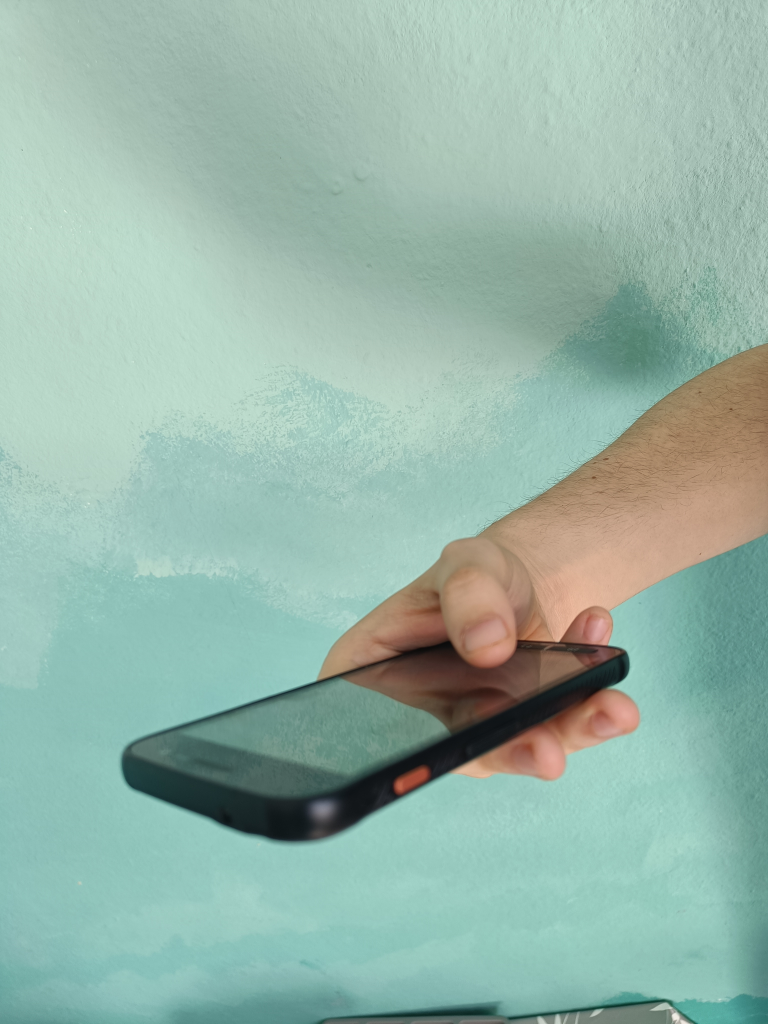
#> input picture assets/test/test2.jpg, 3072 x 4096 px, found by its file name (shown at 1/4 size)
$ python lines_edges-frame.py
#> lines starting #> are read from the running program, lines starting #| are printed output that depends on the picture; after the words box and inside, x2 and y2 are one past the last pixel; in counts of white or black regions, pixels touching at a corner belong together
# Chang of line_edges-video.py to test one frame instead.

import cv2
import numpy as np

# Read gray image
test = cv2.imread("../assets/test/test2.jpg")
#> test is the input picture: shape (4096, 3072, 3); mean B, G, R 168.9, 181.3, 151.2
test = cv2.resize(test, (1000, 1000))
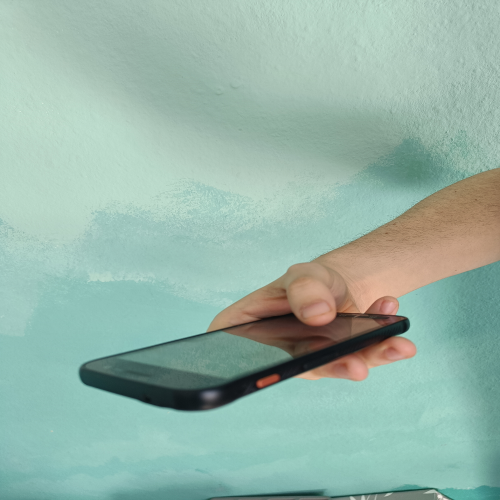
#> test: shape (1000, 1000, 3) (shown at 1/2 size); mean B, G, R 168.8, 181.2, 151.1
img = cv2.cvtColor(test, cv2.COLOR_BGR2GRAY)
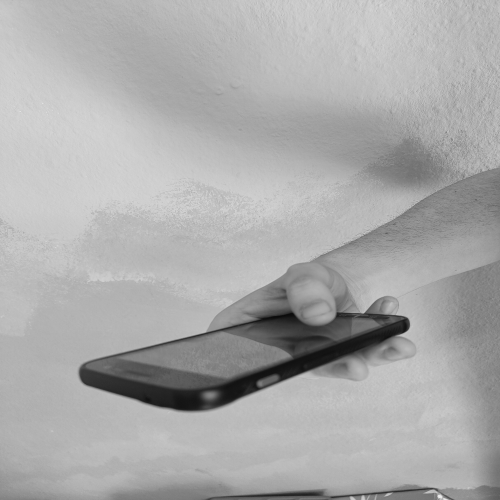
#> img: shape (1000, 1000) (shown at 1/2 size); min 9, max 246, mean 170.8
scale_percent = 60
width = int(img.shape[1] * scale_percent / 100)
#> width = 600
height = int(img.shape[0] * scale_percent / 100)
#> height = 600
dim = (width, height)
#> dim = (600, 600)
test = cv2.resize(test, dim, interpolation=cv2.INTER_AREA)
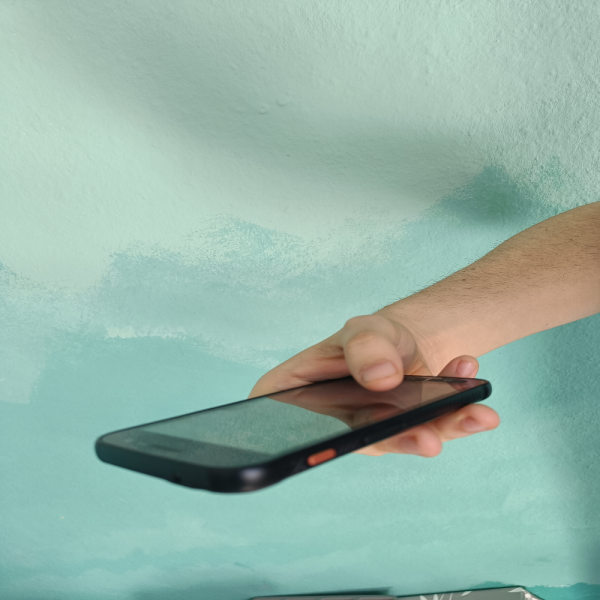
#> test: shape (600, 600, 3); mean B, G, R 168.8, 181.2, 151.1
img = cv2.resize(img, dim, interpolation=cv2.INTER_AREA)
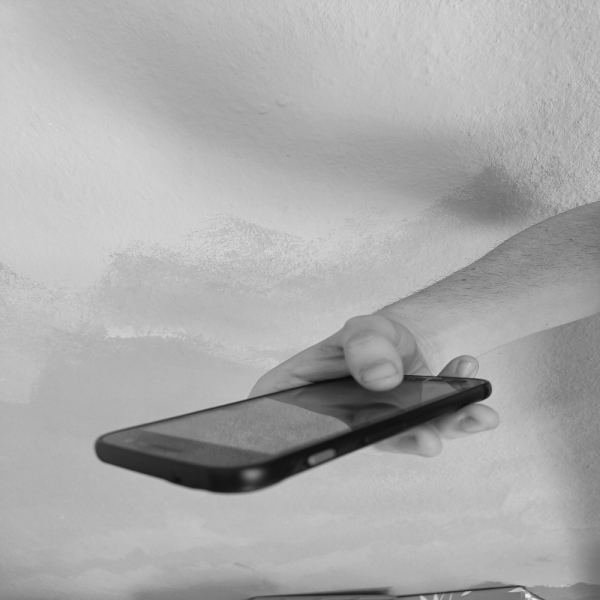
#> img: shape (600, 600); min 11, max 238, mean 170.8
edges = cv2.Canny(img, 50, 120)
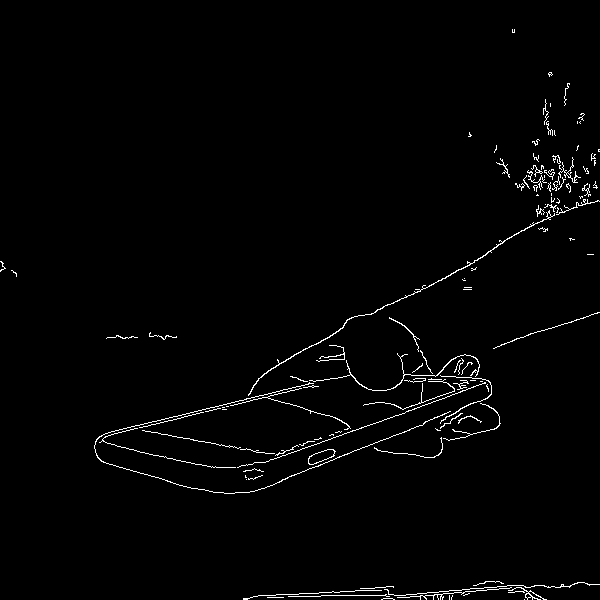
#> edges: shape (600, 600); 1.5% white in thin lines or dots

lines = cv2.HoughLinesP(edges, rho=1,
                        theta=np.pi / 180.0,
                        threshold=20,
                        minLineLength=20,
                        maxLineGap=5)
#> lines = 65 rows, first 6: [155, 424, 313, 385], [279, 363, 338, 331], [265, 462, 399, 414], [329, 595, 393, 594], [446, 593, 509, 588], [253, 491, 396, 434]
for line in lines:
    x1, y1, x2, y2 = line[0]
    cv2.line(test, (x1, y1), (x2, y2), (0, 255, 255), 5)
#> this loop made 65 passes
#> (x1, y1, x2, y2) on passes 1 to 12: (155, 424, 313, 385), (279, 363, 338, 331), (265, 462, 399, 414), (329, 595, 393, 594), (446, 593, 509, 588), (253, 491, 396, 434), (111, 444, 202, 465), (544, 330, 597, 313), (101, 435, 330, 378), (403, 409, 465, 387), (399, 597, 441, 595), (299, 593, 339, 592)
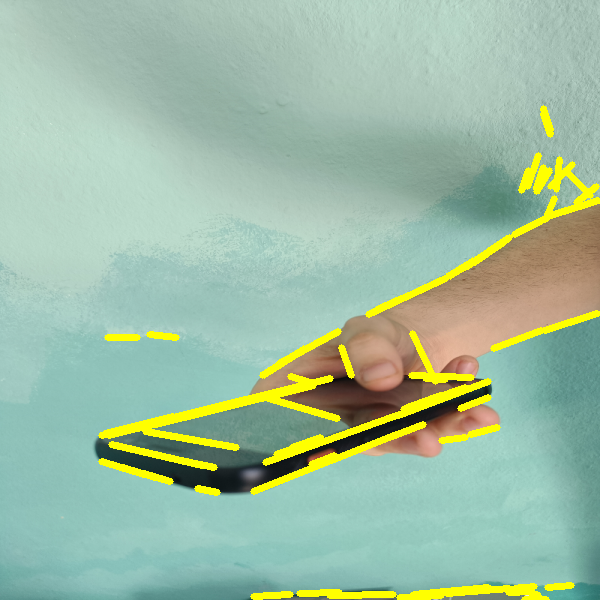
#> test: shape (600, 600, 3); 5.18% of pixels changed, all inside (x1, y1, x2, y2) = (98, 105, 600, 600)

cv2.imshow("edges", edges)
cv2.imshow("lines", test)

lsd = cv2.createLineSegmentDetector(0)

leno = []
lines = lsd.detect(edges)[0]
#> lines = 174 rows, first 6: [345, 358.2, 344, 346.9], [392, 585.6, 243.1, 596.1], [545.9, 109.4, 546.1, 99.36], [598.1, 583.1, 574.4, 580.7], [544.4, 587.7, 569.4, 587.2], [258.8, 377.1, 344.3, 328]

# [7 lines of commented-out code are left out]

drawn_img = lsd.drawSegments(img, lines)
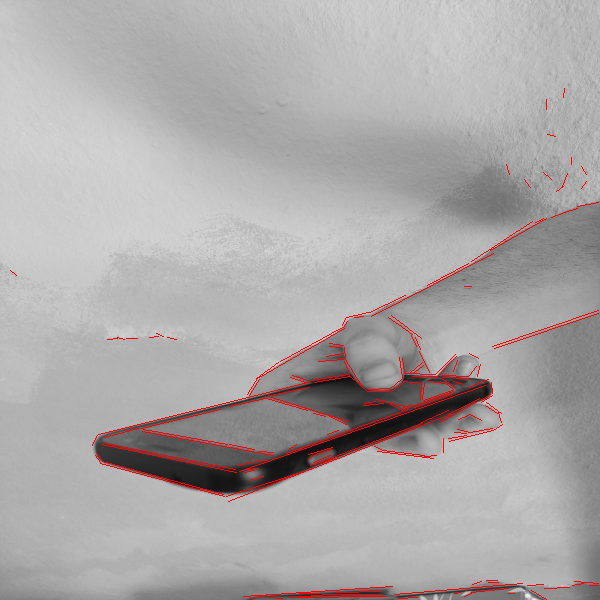
#> drawn_img: shape (600, 600, 3); mean of channels 0, 1, 2 169.1, 169.1, 173; drawn as B, G, R

cv2.imshow("LSD", drawn_img)
cv2.waitKey(0)

$ run again, with assets/test/test3.jpg copied over assets/test/test2.jpg
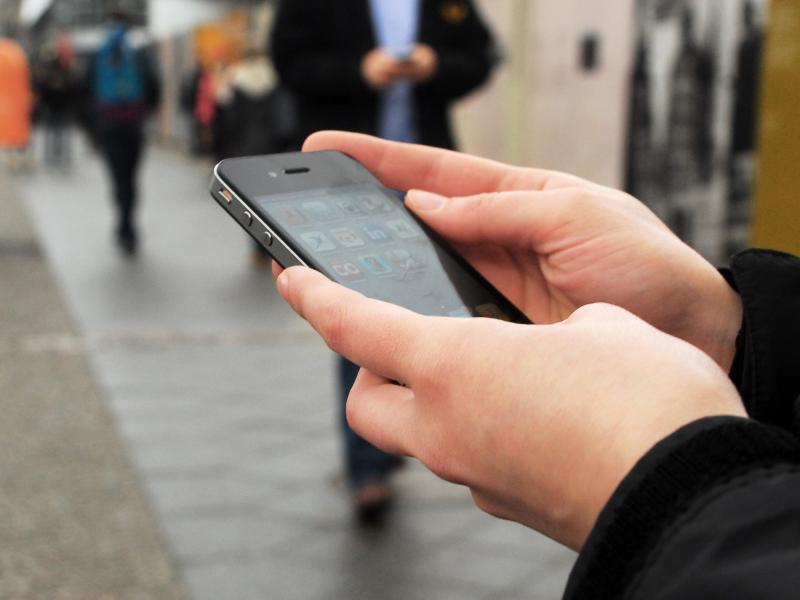
#> input picture assets/test/test3.jpg, 800 x 600 px, found by its file name
#> test is the input picture: shape (600, 800, 3); mean B, G, R 111, 121.2, 135.4
#> edges: shape (600, 600); 2% white in thin lines or dots
#> `lines = cv2.HoughLinesP(edges, rho=1, theta=np.pi / 180.0, threshold=2..`: lines = 87 rows, first 6: [338, 245, 402, 324], [171, 185, 232, 268], [328, 244, 358, 282], [293, 189, 325, 245], [161, 166, 237, 267], [467, 170, 469, 135]
#> the loop `for line in lines:` made 87 passes
#> after the loop `for line in lines:`:
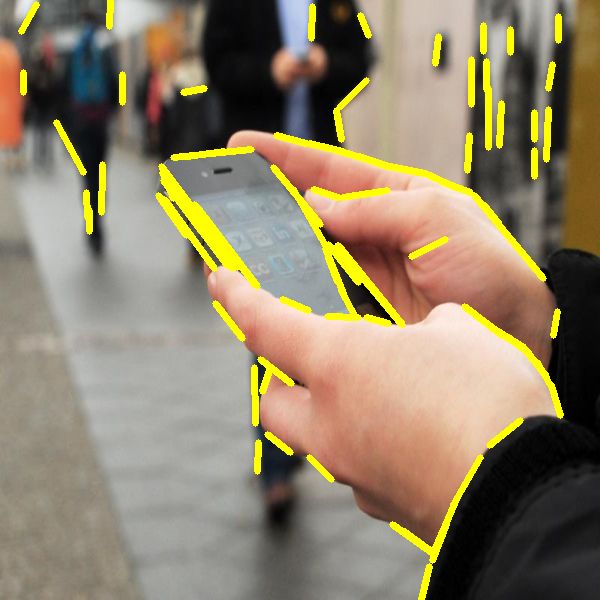
#> test: shape (600, 600, 3); mean B, G, R 105, 129.9, 143.3
#> `lines = lsd.detect(edges)[0]`: lines = 303 rows, first 6: [440.7, 235.9, 431.6, 238.4], [216, 286.9, 215.8, 275.6], [264.3, 157.9, 290.2, 191], [532.6, 150.6, 532.6, 175.6], [310.6, 41.95, 318.6, 47.4], [177.6, 87.4, 186.6, 95.88]
#> `drawn_img = lsd.drawSegments(img, lines)`:
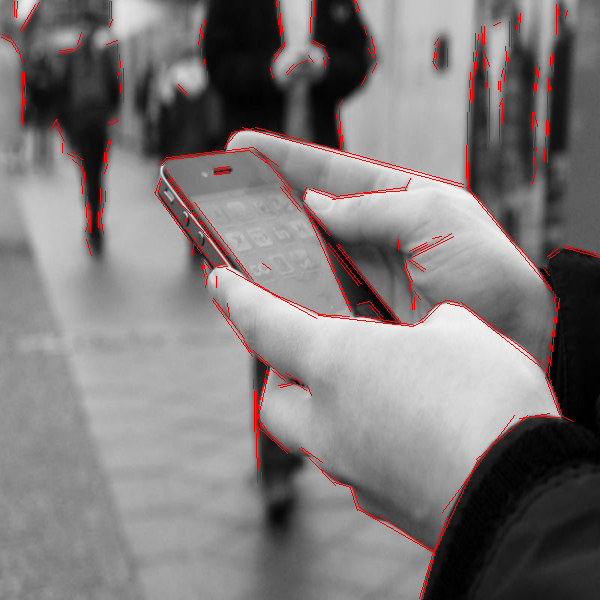
#> drawn_img: shape (600, 600, 3); mean of channels 0, 1, 2 121.9, 121.9, 127.3; drawn as B, G, R

$ run again, with assets/test/test5.jpg copied over assets/test/test2.jpg
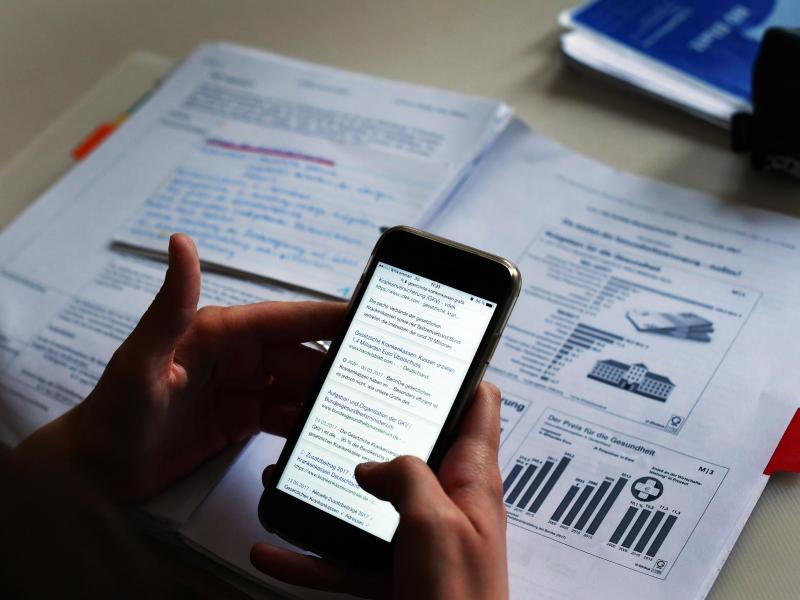
#> input picture assets/test/test5.jpg, 800 x 600 px, found by its file name
#> test is the input picture: shape (600, 800, 3); mean B, G, R 127.3, 120, 118.9
#> edges: shape (600, 600); 5.8% white in thin lines or dots
#> `lines = cv2.HoughLinesP(edges, rho=1, theta=np.pi / 180.0, threshold=2..`: lines = 343 rows, first 6: [422, 415, 547, 471], [149, 296, 173, 298], [408, 331, 446, 327], [301, 311, 327, 323], [381, 459, 416, 484], [248, 484, 286, 446]
#> the loop `for line in lines:` made 343 passes
#> after the loop `for line in lines:`:
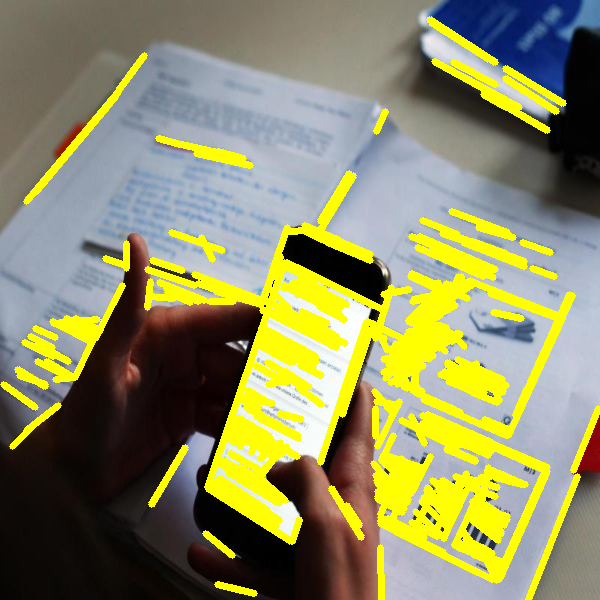
#> test: shape (600, 600, 3); mean B, G, R 97.8, 139.3, 139.5
#> `lines = lsd.detect(edges)[0]`: lines = 563 rows, first 6: [542.1, 250.8, 554.6, 253.5], [300.1, 369.2, 318.4, 378.9], [254.5, 425.4, 237.3, 415.9], [460.3, 267.8, 500.8, 283.9], [140.3, 58.58, 60.53, 160.3], [531.5, 269.3, 553.5, 277]
#> `drawn_img = lsd.drawSegments(img, lines)`:
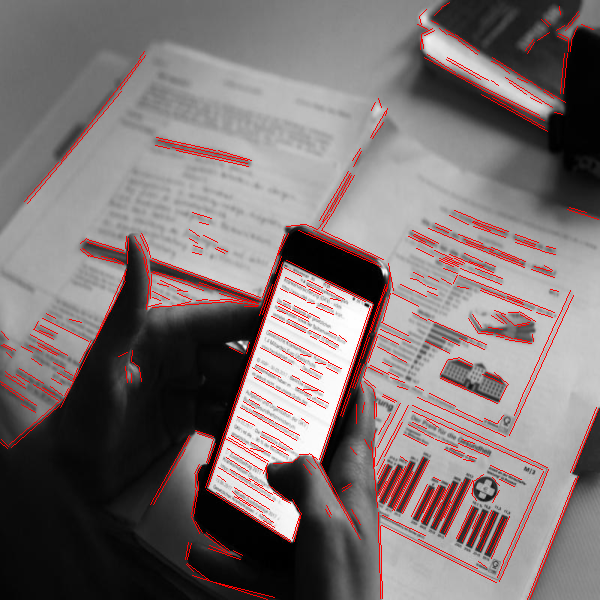
#> drawn_img: shape (600, 600, 3); mean of channels 0, 1, 2 114.9, 114.9, 125.4; drawn as B, G, R
